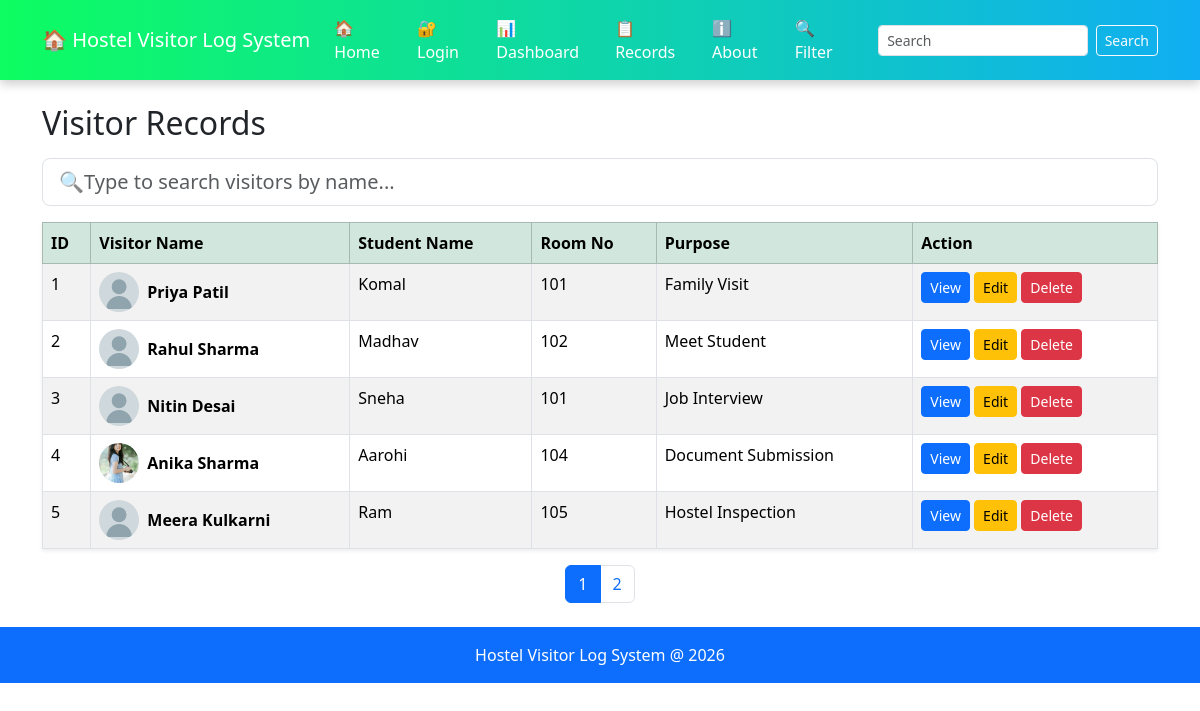
Page /records on the committed database.
### tables this page shows
CREATE TABLE visitors(
        id INTEGER PRIMARY KEY AUTOINCREMENT,
        visitor_name TEXT NOT NULL,
        student_name TEXT NOT NULL,
        room_no TEXT NOT NULL,
        purpose TEXT NOT NULL
    , photo TEXT DEFAULT 'default.png');

### app.py (the view)
@app.route("/records")
def records_page():
    page = request.args.get('page', 1, type=int)
    per_page = 5
    offset = (page - 1) * per_page
    conn = get_db()
    visitors = conn.execute('SELECT * FROM visitors ORDER BY id ASC LIMIT ? OFFSET ?', (per_page, offset)).fetchall()
    total = conn.execute('SELECT COUNT(*) FROM visitors').fetchone()[0]
    conn.close()
    total_pages = (total + per_page - 1) // per_page  # Calculate total pages
    return render_template("records.html", visitors=visitors, page=page, total_pages=total_pages)

### app.py (called while the page is built)
def get_db():
    conn = sqlite3.connect("Database.db")
    conn.row_factory = sqlite3.Row
    return conn

### templates/records.html (shortened to what this page needs)
{% extends "base.html" %}
{% block content %}
<h2 class="mb-3">Visitor Records</h2>
<div class ="mb-3">
    <input type ="text"
           id ="searchInput"
           class ="form-control form-control-lg"
           placeholder="🔍Type to search visitors by name...">
</div>
<table class="table table-bordered table-striped table-hover shadow-sm">
  <thead class="table table-success table-striped">
        <tr>
            <th>ID</th>
            <th>Visitor Name </th>
            <th>Student Name </th>
            <th>Room No </th>
            <th>Purpose</th>
            <th>Action</th>
        </tr>
    </thead>
    <tbody id="tableBody">
    {% for visitor in visitors %}
    <tr data-name="{{ visitor.visitor_name | lower }}">
        <td>{{ visitor.id }}</td>
        <td>
        {% if visitor.photo %}
           <div class="d-flex align-items-center">
                <img src="{{ url_for('static', filename='uploads/' ~ visitor.photo) }}"
                     class="rounded-circle me-2"
                     style="width:40px; height:40px; object-fit:cover;"
                     alt="{{ visitor.visitor_name }}">
                <span class="fw-bold">{{ visitor.visitor_name }}</span>
        {% endif %}
            </div>
        </td>
        <td>{{ visitor.student_name }}</td>
        <td>{{ visitor.room_no }}</td>
        <td>{{ visitor.purpose }}</td>
        <td>
            <a href="/view/{{ visitor.id }}"
               class="btn btn-sm btn-primary">
                View
             </a>
             <a href="/edit_visitor/{{ visitor.id }}"
               class="btn btn-sm  btn-warning">
                Edit
             </a>
             <a href="/delete/{{ visitor.id }}"
               class="btn btn-sm btn-danger"
               onclick="return confirm('Are you sure you want to delete this record?');">
                Delete
            </a>
        </td>
    </tr>
    {% endfor %}
    </tbody>
</table>
 <nav class="mt-3">
            <ul class="pagination justify-content-center">
                {% for p in range(1, total_pages + 1) %}
                <li class="page-item {% if p == page %}active{% endif %}">
                    <a class="page-link" href="{{ url_for('records_page', page=p) }}">{{ p }}</a>
                </li>
                {% endfor %}
            </ul>
        </nav>
{% endblock %}

### rows in the picture
visitors: id "1", photo (placeholder picture), visitor_name "Priya Patil", student_name "Komal", room_no "101", purpose "Family Visit"
visitors: id "2", photo (placeholder picture), visitor_name "Rahul Sharma", student_name "Madhav", room_no "102", purpose "Meet Student"
visitors: id "3", photo (placeholder picture), visitor_name "Nitin Desai", student_name "Sneha", room_no "101", purpose "Job Interview"
visitors: id "4", photo (picture), visitor_name "Anika Sharma", student_name "Aarohi", room_no "104", purpose "Document Submission"
visitors: id "5", photo (placeholder picture), visitor_name "Meera Kulkarni", student_name "Ram", room_no "105", purpose "Hostel Inspection"

### other values in the picture
{{ p }} "1" "2"
